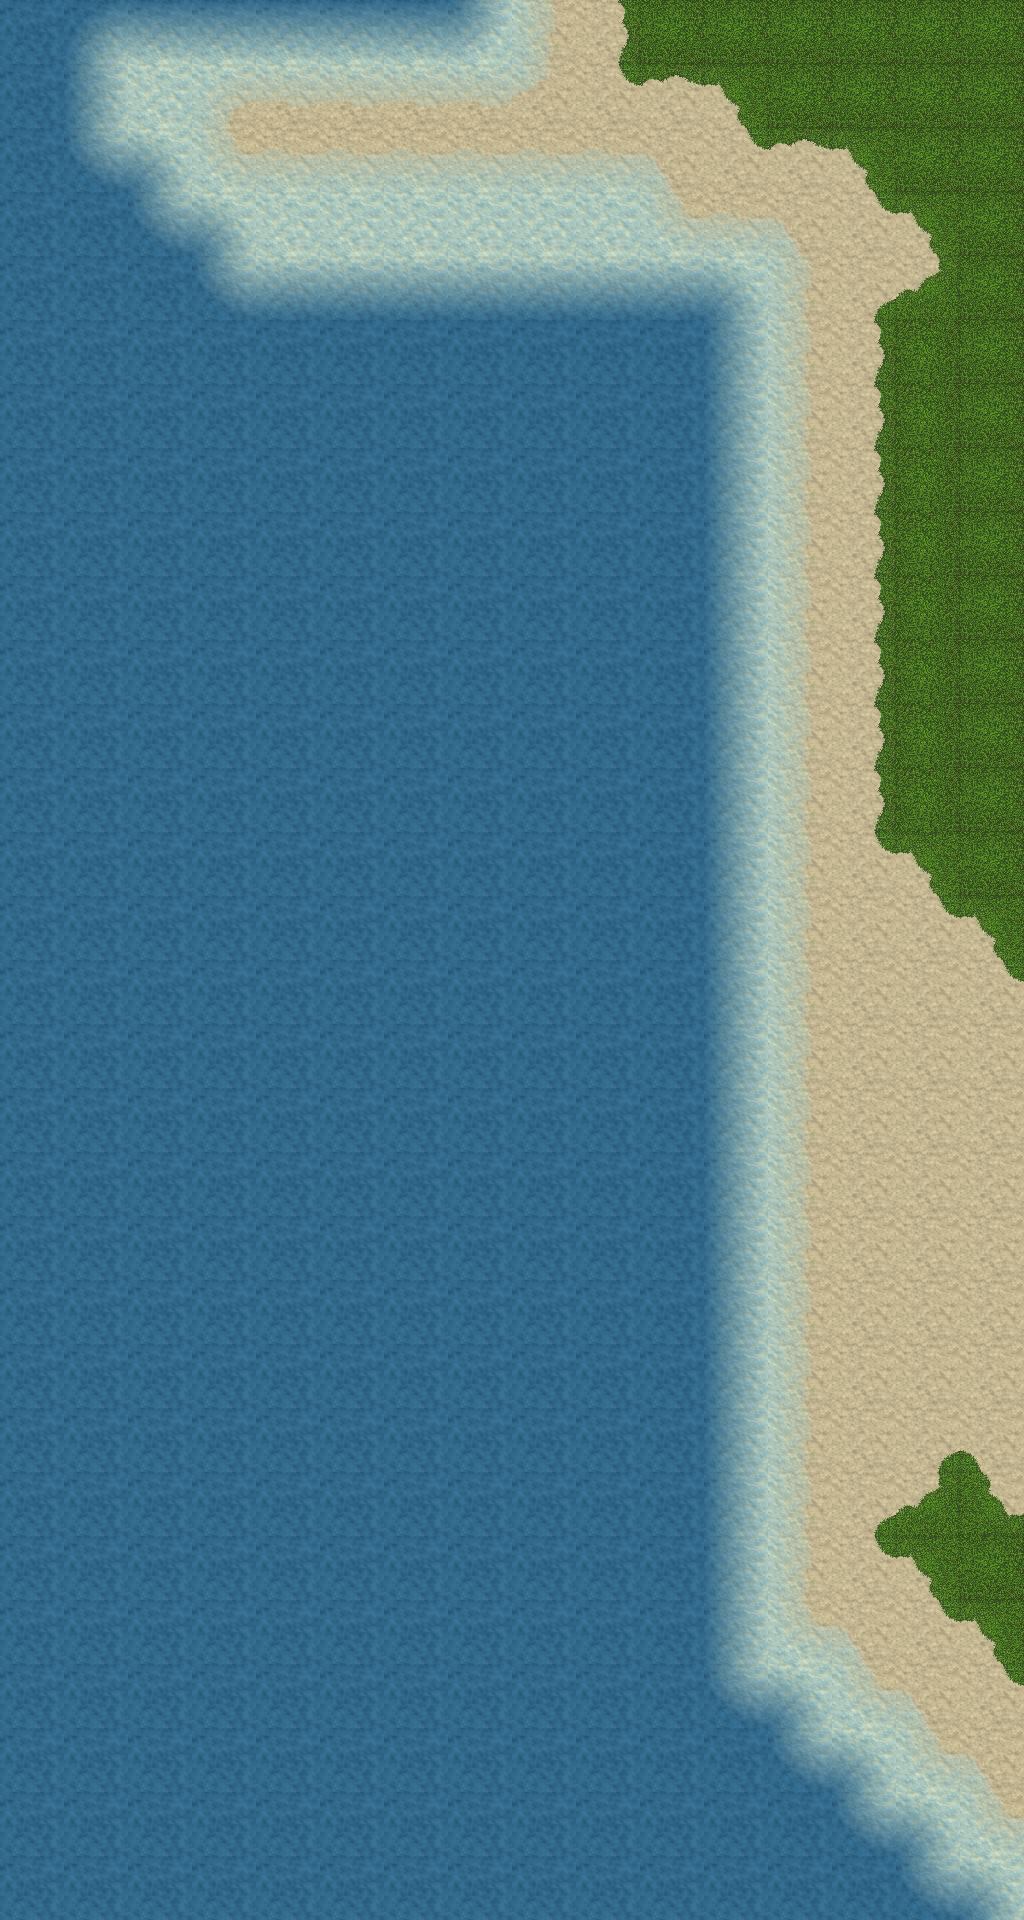

Tiled map render using the project's own tile images. Description and the map definition, with tile-layer contents summarised, below:
An orthogonal 16x30 tile map with 64x64 px tiles, 4 tile layers (0, 1, 2, 3), 2 tilesets and 33 objects (arrow).

<map version="1.0" orientation="orthogonal" renderorder="right-down" width="16" height="30" tilewidth="64" tileheight="64">
 <tileset firstgid="1" name="terrain" tilewidth="64" tileheight="64">
  <image source="textures.png" trans="ffffff" width="1088" height="256" />
 </tileset>
 <tileset firstgid="69" source="ships.tsx" />
 <layer name="0" width="16" height="30">
  <properties>
   <property name="animated" value="water" />
  </properties>
  <data>[480 cells, 480 non-empty, 1 distinct tile ids]</data>
 </layer>
 <layer name="1" width="16" height="30">
  <data>[480 cells, 280 non-empty, 27 distinct tile ids]</data>
 </layer>
 <layer name="2" width="16" height="30">
  <data>[480 cells, 0 non-empty, 0 distinct tile ids]</data>
 </layer>
 <layer name="3" width="16" height="30">
  <data>[480 cells, 0 non-empty, 0 distinct tile ids]</data>
 </layer>
 <objectgroup name="GameField">
  <object name="arrow" x="759" y="320">
   <polygon points="0,0 0,640 -44.2188,320.031" />
  </object>
 </objectgroup>
 <objectgroup name="GameFieldPlayer">
  <object x="64" y="1152" width="640" height="64" />
  <object x="64" y="1408" width="640" height="64" />
  <object x="64" y="1536" width="640" height="64" />
  <object x="64" y="960" width="640" height="64" />
  <object x="64" y="1344" width="640" height="64" />
  <object x="64" y="1024" width="640" height="64" />
  <object x="64" y="960" width="640" height="640" />
  <object x="64" y="1280" width="640" height="64" />
  <object x="64" y="1088" width="640" height="64" />
  <object x="64" y="1216" width="640" height="64" />
  <object x="64" y="1472" width="640" height="64" />
  <object x="128" y="960" width="64" height="640" />
  <object x="256" y="960" width="64" height="640" />
  <object x="576" y="960" width="64" height="640" />
  <object x="448" y="960" width="64" height="640" />
  <object x="384" y="960" height="640" />
 </objectgroup>
 <objectgroup name="GameFieldEnemy">
  <object x="64" y="640" width="640" height="64" />
  <object x="576" y="320" width="64" height="640" />
  <object x="256" y="320" width="64" height="640" />
  <object x="64" y="448" width="640" height="64" />
  <object x="384" y="320" height="640" />
  <object x="128" y="320" width="64" height="640" />
  <object x="64" y="768" width="640" height="64" />
  <object x="64" y="704" width="640" height="64" />
  <object x="64" y="320" width="640" height="640" />
  <object x="448" y="320" width="64" height="640" />
  <object x="64" y="384" width="640" height="64" />
  <object x="64" y="512" width="640" height="64" />
  <object x="64" y="832" width="640" height="64" />
  <object x="64" y="896" width="640" height="64" />
  <object x="64" y="320" width="640" height="64" />
  <object x="64" y="576" width="640" height="64" />
 </objectgroup>
</map>
